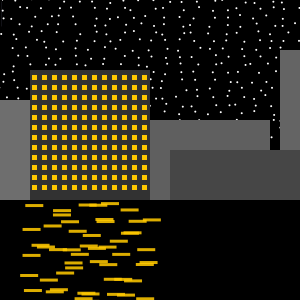
Frame 1 (no input)
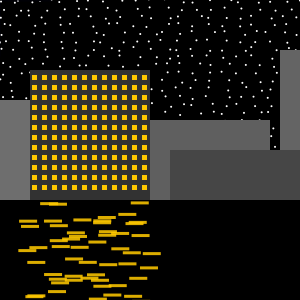
Frame 60 (the mouse pressed at the canvas centre just before this capture)
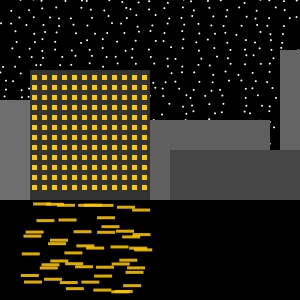
Frame 120 (the mouse held since frame 60 and released just before this capture)

The Processing sketch that drew these frames (run headless with seeded random() and noise(); from frame 60 on, the mouse is pressed at the canvas centre):

// Processing sketch: processing_109389
// ── processing_109389.pde

void setup() {
  size(300, 300);
  background(20);
}
void draw() {
  fill(0, 0, 60, 20);
  rect(0, 0, 500, 200);
  for (int skyh = 0;skyh<30;skyh++) {
    for (int skyv =0;skyv<30;skyv++) {
      pushMatrix();

      float randstars = random(-6, 6);
      float randstars2 = random (-2, 2);

      translate(1+15*skyh+randstars, 1+randstars2 +8*skyv);
      fill(0);
      rect(0, 0, 200, 300);
      fill(255);
      ellipse(0, 0, 2, 2);
      popMatrix();


      fill(110);
      noStroke();
      rect(0, 100, 30, 100);
      fill(95);
      rect(120, 120, 150, 80);
      fill(50);
      rect(30, 70, 120, 130);
      fill(255, 200, 0);
      for (int i=0;i<12;i++) {
        for (int j=0;j<12;j++) {
          pushMatrix();
          fill(255, 200, 0);
          translate(32+10*i, 75+10*j);
          rect(0, 0, 5, 5);
          popMatrix();
        }
        fill(100);
        rect(280, 50, 110, 150);
        fill(70);
        rect(170, 150, 130, 50);
      }
      fill(0);
      rect(0, 200, 300, 200);
      for (int k=0;k<8;k++) {
        for (int l = 0; l<12; l++) {
          float rand = random(-10, 10);
          float rand2 = random(-10, 10);
          pushMatrix();
          fill(255, 200, 0, 220);
          translate(28+rand+15*k, 210+rand2+15*l);
          //rect(0, 0, 5, 7);
          //fill(200,100,0,100);
          rect(0, 0, 18, 3);

          popMatrix();
        }
      }
    }
  }
}
